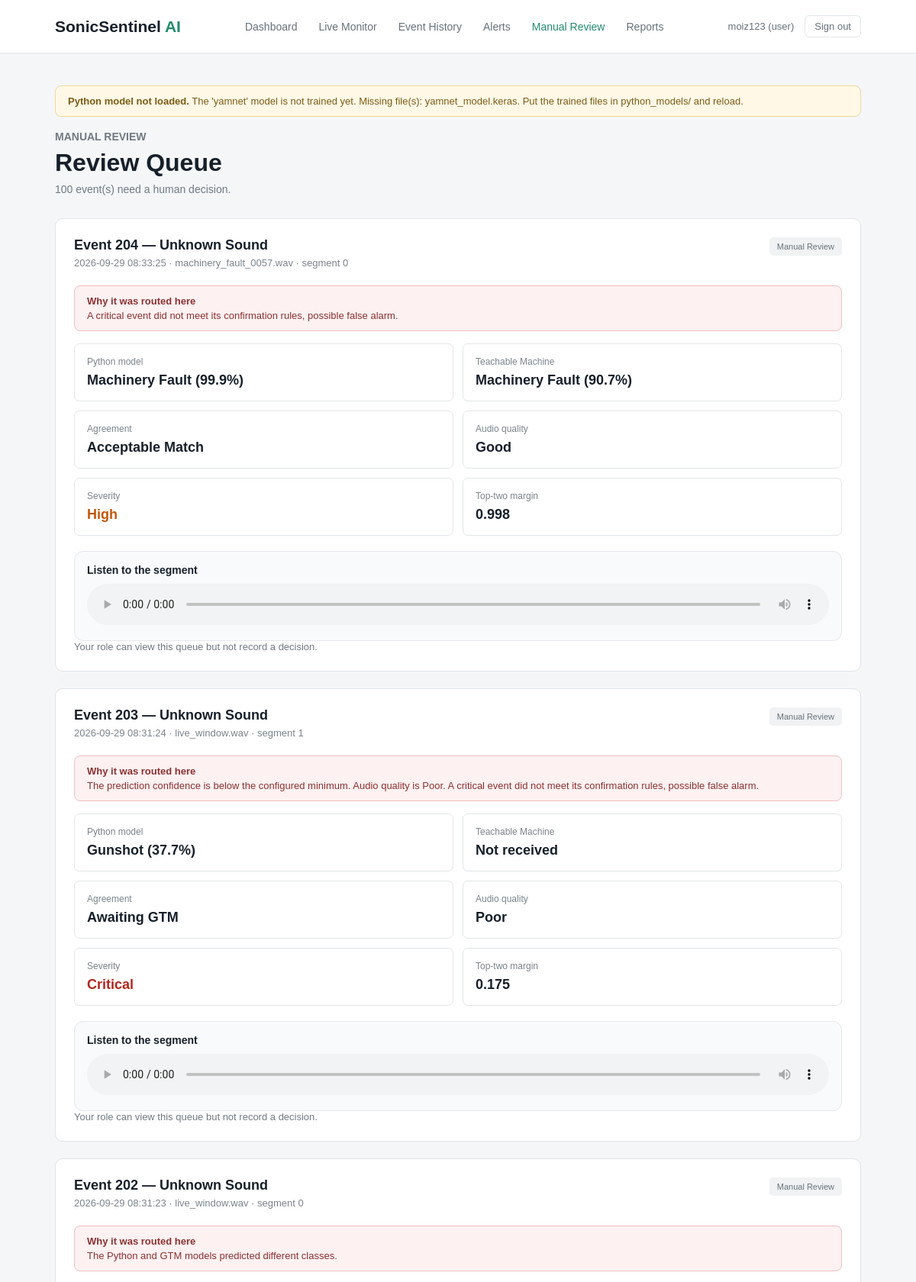
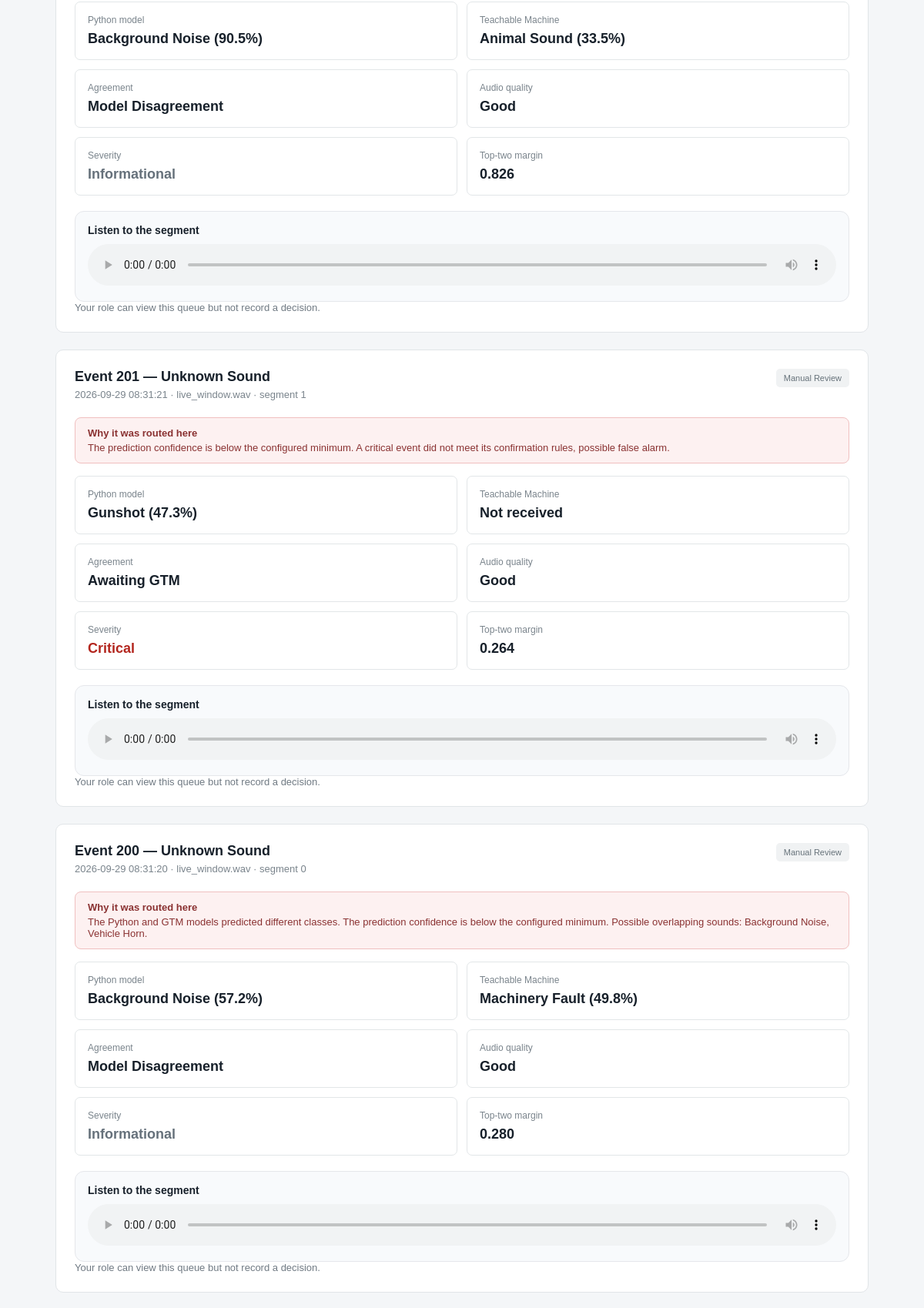
/manual-review (signed in, upper part), run on the app's committed database (2 pictures, top to bottom).
### tables this page shows
CREATE TABLE users (
        user_id INTEGER PRIMARY KEY,
        username TEXT NOT NULL UNIQUE,
        password_hash TEXT NOT NULL,
        role TEXT NOT NULL
            CHECK (role IN ('user', 'reviewer', 'operator', 'maintenance', 'admin')),
        full_name TEXT,
        email TEXT,
        created_at TEXT NOT NULL DEFAULT CURRENT_TIMESTAMP
    );

CREATE TABLE detections (
        detection_id INTEGER PRIMARY KEY,
        audio_id INTEGER,
        segment_index INTEGER NOT NULL DEFAULT 0,
        start_sec REAL,
        end_sec REAL,

        python_class TEXT,
        python_scores TEXT,
        python_confidence REAL,
        python_model_version TEXT,

        gtm_class TEXT,
        gtm_scores TEXT,
        gtm_confidence REAL,
        gtm_model_version TEXT,

        agreement_status TEXT,
        confidence_difference REAL,
        top_two_margin REAL,
        overlapping_classes TEXT,

        quality TEXT,
        quality_notes TEXT,
        noise_level REAL,

        final_class TEXT,
        confidence_level TEXT,
        severity TEXT,
        alert_status TEXT,
        recommended_action TEXT,
        manual_review_required INTEGER NOT NULL DEFAULT 0,
        manual_review_reason TEXT,
        status TEXT NOT NULL DEFAULT 'Classified',
        reviewer_decision TEXT,

        waveform_path TEXT,
        spectrogram_path TEXT,

        created_at TEXT NOT NULL DEFAULT CURRENT_TIMESTAMP,

        FOREIGN KEY (audio_id) REFERENCES audio_files(audio_id)
    );

CREATE TABLE audio_files (
        audio_id INTEGER PRIMARY KEY,
        uploaded_by INTEGER,
        filename TEXT NOT NULL,
        stored_path TEXT NOT NULL,
        file_hash TEXT NOT NULL,
        fingerprint TEXT,
        audio_format TEXT,
        duration_sec REAL,
        sample_rate INTEGER,
        channels INTEGER,
        bit_depth INTEGER,
        file_size INTEGER,
        source_kind TEXT NOT NULL DEFAULT 'upload',
        augmentation_type TEXT,
        uploaded_at TEXT NOT NULL DEFAULT CURRENT_TIMESTAMP,

        FOREIGN KEY (uploaded_by) REFERENCES users(user_id)
    );

### app.py (the view, shortened to what this page needs)
@app.route("/manual-review", methods=["GET", "POST"])
def manual_review():
    user = current_user()
    if user is None:
        return redirect(url_for("login"))
    message = None
    error_message = None
    context = page_context()
    context["user"] = user
    return render_template(
        "manual_review.html",
        queue=database.get_review_queue(),
        message=message,
        error_message=error_message,
        **context,
    )

### app.py (called while the page is built, shortened)
def current_user():
    user_id = session.get("user_id")
    if not user_id:
        return None
    return database.get_user(user_id)

def gtm_ready():
    model_file = os.path.join("gtm_model", "model.json")
    return bool(GTM_MODEL_URL) or os.path.exists(model_file)

def encoder_classes():
    import joblib
    path = os.path.join("python_models", LABEL_ENCODER_FILE)
    return [str(c) for c in joblib.load(path).classes_]

def gtm_label_check():
    meta = os.path.join("gtm_model", "metadata.json")
    if not os.path.exists(meta):
        return None
    try:
        with open(meta) as handle:
            labels = json.load(handle).get("labels")
    except ValueError as error:
        return f"gtm_model/metadata.json could not be read: {error}"
    try:
        expected = encoder_classes()
    except Exception as error:
        return f"label_encoder.pkl could not be read: {error}"

def gtm_info():
    source = GTM_MODEL_URL or "/gtm_model/"
    problem = gtm_label_check()
    if problem:
        message = problem
    elif gtm_ready():
        message = "The browser model is loaded in the browser."
    else:
        message = (
            "No browser model found. Put model.json, the weight shard and "
            "metadata.json in gtm_model/, or set the GTM_MODEL_URL environment variable."
        )
    try:
        classes = encoder_classes()
    except Exception:
        classes = list(CLASSES)
    return {
        "ready": gtm_ready() and not problem,
        "source": source,
        "version": GTM_MODEL_VERSION,
        "classes": classes,
        "message": message,
    }

def page_context():
    user = current_user()
    return {
        "user": user,
        "classes": CLASSES,
        "class_names": {name: display_name(name) for name in CLASSES},
        "severities": ["Informational", "Low", "Medium", "High", "Critical"],
        "qualities": ["Good", "Acceptable", "Poor", "Unusable"],
        "statuses": EVENT_STATUSES,
        "model_status": python_model.model_status(),
        "gtm": gtm_info(),
    }

### config/config.py (called while the page is built)
def display_name(class_id):
    return CLASS_NAMES.get(class_id, class_id)

def selected_model_name():
    try:
        with open(SELECTION_FILE) as handle:
            chosen = json.load(handle).get("selected")
    except (OSError, ValueError):
        return None
    return chosen if chosen in PYTHON_MODELS else None

### src/python_model.py (called while the page is built)
def active_model_name():
    return selected_model_name() or ACTIVE_PYTHON_MODEL

### templates/manual_review.html (shortened to what this page needs)
{% extends "base.html" %}
{% set active_page = 'review' %}
{% block content %}
<section class="page-heading">
    <div>
        <p class="small-title">MANUAL REVIEW</p>
        <h1>Review Queue</h1>
        <p>{{ queue|length }} event(s) need a human decision.</p>
    </div>
</section>
{% for row in queue %}
<section class="card review-card">
    <div class="card-heading">
        <div>
            <h2>Event {{ row['detection_id'] }} — {{ display_name(row['final_class'] or 'unknown') }}</h2>
            <p>{{ row['created_at'] }} · {{ row['filename'] or 'live window' }} · segment {{ row['segment_index'] }}</p>
        </div>
        <span class="status-badge">{{ row['status'] }}</span>
    </div>
    <div class="review-box">
        <strong>Why it was routed here</strong>
        <p>{{ row['manual_review_reason'] }}</p>
    </div>
    <div class="result-grid">
        <div class="result-item">
            <p>Python model</p>
            <strong>
                {{ display_name(row['python_class'] or 'unknown') }}
                {% if row['python_confidence'] is not none %}
                    ({{ '%.1f'|format(row['python_confidence'] * 100) }}%)
                {% endif %}
            </strong>
        </div>
        <div class="result-item">
            <p>Teachable Machine</p>
            <strong>
                {% if row['gtm_class'] %}
                    {{ display_name(row['gtm_class']) }} ({{ '%.1f'|format(row['gtm_confidence'] * 100) }}%)
                {% else %}Not received{% endif %}
            </strong>
        </div>
        <div class="result-item">
            <p>Agreement</p>
            <strong>{{ row['agreement_status'] or '—' }}</strong>
        </div>
        <div class="result-item">
            <p>Audio quality</p>
            <strong>{{ row['quality'] }}</strong>
        </div>
        <div class="result-item">
            <p>Severity</p>
            <strong class="severity-{{ (row['severity'] or 'low')|lower }}">{{ row['severity'] }}</strong>
        </div>
        <div class="result-item">
            <p>Top-two margin</p>
            <strong>
                {% if row['top_two_margin'] is not none %}{{ '%.3f'|format(row['top_two_margin']) }}{% else %}—{% endif %}
            </strong>
        </div>
    </div>
    <div class="audio-player">
        <h3>Listen to the segment</h3>
        <audio controls src="{{ url_for('audio_file', audio_id=row['audio_id']) }}">
        </audio>
    </div>
    {% if user['role'] in ['reviewer', 'admin', 'operator'] %}
    <form method="POST" class="review-form">
        <input type="hidden" name="detection_id" value="{{ row['detection_id'] }}">
        <label>Decision
            <select name="decision" required>
                <option value="confirmed">Confirm the detected class</option>
                <option value="corrected">Correct the class</option>
                <option value="false_alarm">Mark as a false alarm</option>
            </select>
        </label>
        <label>Corrected class (only for a correction)
            <select name="corrected_class">
                <option value="">—</option>
                {% for name in classes %}
                <option value="{{ name }}">{{ class_names[name] }}</option>
                {% endfor %}
            </select>
        </label>
        <label>Comments
            <input type="text" name="comments" placeholder="What did you hear?">
        </label>
        <label>Recommended action
            <input type="text" name="recommended_action" placeholder="What should happen next?">
        </label>
        <div class="filter-buttons">
            <button type="submit" class="main-button small-button">Save Decision</button>
            <a class="secondary-button" href="{{ url_for('detection_detail', detection_id=row['detection_id']) }}">
                Full Report
            </a>
        </div>
        <p class="muted">
            The original model predictions and confidence scores are always kept, a decision
            here is recorded alongside them.
        </p>
    </form>
    {% else %}
    <p class="muted">Your role can view this queue but not record a decision.</p>
    {% endif %}
</section>
{% endfor %}
{% endblock %}

### templates/base.html (shortened to what this page needs)
<!DOCTYPE html>
<html lang="en">
<head>
    <link rel="stylesheet" href="{{ url_for('static', filename='style.css') }}">
</head>
<body>
<header class="navbar">
    <div class="logo">
        SonicSentinel <span>AI</span>
    </div>
    {% if user %}
    <nav>
        <a href="{{ url_for('dashboard') }}" class="{% if active_page == 'dashboard' %}active{% endif %}">Dashboard</a>
        <a href="{{ url_for('live') }}" class="{% if active_page == 'live' %}active{% endif %}">Live Monitor</a>
        <a href="{{ url_for('event_history') }}" class="{% if active_page == 'history' %}active{% endif %}">Event History</a>
        <a href="{{ url_for('alerts') }}" class="{% if active_page == 'alerts' %}active{% endif %}">Alerts</a>
        <a href="{{ url_for('manual_review') }}" class="{% if active_page == 'review' %}active{% endif %}">Manual Review</a>
        <a href="{{ url_for('reports') }}" class="{% if active_page == 'reports' %}active{% endif %}">Reports</a>
    </nav>
    <div class="user-box">
        <a href="{{ url_for('profile') }}">{{ user['username'] }} ({{ user['role'] }})</a>
        <a href="{{ url_for('logout') }}" class="logout-link">Sign out</a>
    </div>
    {% endif %}
</header>
<main class="container">
    {% if model_status and not model_status.available %}
    <div class="notice-box">
        <strong>Python model not loaded.</strong> {{ model_status.message }}
    </div>
    {% endif %}
    {% block content %}{% endblock %}
</main>
</body>
</html>

### static/style.css (style rules this page uses)
* { margin: 0; padding: 0; box-sizing: border-box; }
body { font-family: Arial, sans-serif; background: #f4f6f8; color: #17202a; }
.navbar { height: 70px; background: #ffffff; border-bottom: 1px solid #e2e6e9; display: flex; align-items: center; justify-content: space-between; padding: 0 6%; }
.logo { font-size: 21px; font-weight: 700; }
.logo span { color: #238b6c; }
nav { display: flex; gap: 28px; }
nav a { text-decoration: none; color: #66717b; font-size: 14px; }
nav a:hover, nav a.active { color: #238b6c; }
.container { width: 88%; max-width: 1250px; margin: 0 auto; padding: 42px 0; }
.page-heading { display: flex; justify-content: space-between; align-items: center; margin-bottom: 30px; }
.small-title { color: #238b6c; font-size: 12px; font-weight: 700; margin-bottom: 8px; }
.page-heading h1 { font-size: 32px; margin-bottom: 8px; }
.page-heading p { color: #707a83; font-size: 14px; }
.card { background: #ffffff; border: 1px solid #e1e5e8; border-radius: 10px; padding: 24px; }
.card-heading { display: flex; align-items: flex-start; justify-content: space-between; margin-bottom: 22px; }
.card-heading h2 { font-size: 18px; margin-bottom: 5px; }
.card-heading p { color: #7a848c; font-size: 13px; }
.status-badge { background: #f0f2f3; color: #67737b; padding: 6px 10px; border-radius: 5px; font-size: 11px; }
.detected-event p, .result-item p, .action-box p { color: #7a848c; font-size: 12px; margin-bottom: 7px; }
.result-grid { display: grid; grid-template-columns: 1fr 1fr; gap: 12px; }
.result-item { border: 1px solid #e2e6e8; padding: 16px; border-radius: 7px; }
.result-item strong { font-size: 18px; }
.audio-player { margin-top: 20px; padding: 16px; border: 1px solid #e5e7eb; border-radius: 12px; background: #f8fafc; }
.audio-player h3 { margin: 0 0 10px; font-size: 14px; }
.audio-player audio { width: 100%; }
.user-box { display: flex; gap: 14px; align-items: center; font-size: 13px; }
.user-box a { color: #66717b; text-decoration: none; }
.logout-link { border: 1px solid #e2e6e9; padding: 6px 12px; border-radius: 6px; }
.notice-box { background: #fff8e6; border: 1px solid #f0d89b; color: #7a5c15; padding: 12px 16px; border-radius: 8px; font-size: 13px; margin-bottom: 18px; }
.review-box { background: #fdf1f1; border: 1px solid #f0c0c0; color: #8a3232; padding: 12px 16px; border-radius: 8px; font-size: 13px; margin: 16px 0; }
.review-box p { margin-top: 4px; }
.muted { color: #707a83; font-size: 13px; }
.review-card { margin-bottom: 22px; }
.severity-critical { color: #b3261e; font-weight: 700; }
.severity-high { color: #c2570d; font-weight: 700; }
.severity-informational { color: #66717b; font-weight: 600; }

### data on the page
users: username "moiz123", role "user"
detections: detection_id "204", final_class "Unknown Sound", created_at "2026-09-29 08:33:25", filename "machinery_fault_0057.wav", segment_index "0", status "Manual Review", manual_review_reason "A critical event did not meet its confirmation rules, possible false alarm.", python_class "Machinery Fault", row['python_confidence']*100 "99.9", gtm_class "Machinery Fault", row['gtm_confidence']*100 "90.7", agreement_status "Acceptable Match", quality "Good", severity "High", top_two_margin "0.998"
detections: detection_id "203", final_class "Unknown Sound", created_at "2026-09-29 08:31:24", filename "live_window.wav", segment_index "1", status "Manual Review", manual_review_reason "The prediction confidence is below the configured minimum. Audio quality is Poor. A critical event did not meet its confirmation rules, possible false alarm.", python_class "Gunshot", row['python_confidence']*100 "37.7", shows "Not received", agreement_status "Awaiting GTM", quality "Poor", severity "Critical", top_two_margin "0.175"
detections: detection_id "202", final_class "Unknown Sound", created_at "2026-09-29 08:31:23", filename "live_window.wav", segment_index "0", status "Manual Review", manual_review_reason "The Python and GTM models predicted different classes.", python_class "Background Noise", row['python_confidence']*100 "90.5", gtm_class "Animal Sound", row['gtm_confidence']*100 "33.5", agreement_status "Model Disagreement", quality "Good", severity "Informational", top_two_margin "0.826"
detections: detection_id "201", final_class "Unknown Sound", created_at "2026-09-29 08:31:21", filename "live_window.wav", segment_index "1", status "Manual Review", manual_review_reason "The prediction confidence is below the configured minimum. A critical event did not meet its confirmation rules, possible false alarm.", python_class "Gunshot", row['python_confidence']*100 "47.3", shows "Not received", agreement_status "Awaiting GTM", quality "Good", severity "Critical", top_two_margin "0.264"
detections: detection_id "200", final_class "Unknown Sound", created_at "2026-09-29 08:31:20", filename "live_window.wav", segment_index "0", status "Manual Review", manual_review_reason "The Python and GTM models predicted different classes. The prediction confidence is below the configured minimum. Possible overlapping sounds: Background Noise, Vehicle Horn.", python_class "Background Noise", row['python_confidence']*100 "57.2", gtm_class "Machinery Fault", row['gtm_confidence']*100 "49.8", agreement_status "Model Disagreement", quality "Good", severity "Informational", top_two_margin "0.280"

### other printed values
{{ model_status.message }} "The 'yamnet' model is not trained yet. Missing file(s): yamnet_model.keras. Put the trained files in python_models/ and reload."
{{ queue|length }} "100"
